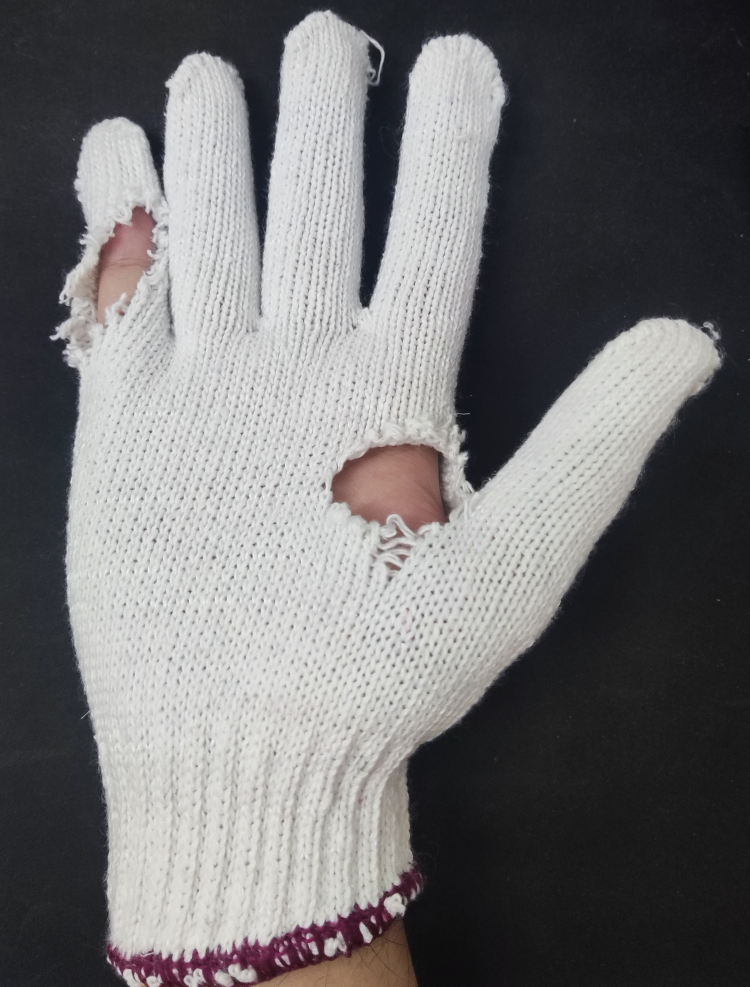
%> input picture Cotton/cotton_pic/Hole_3.jpg, 2250 x 2959 px (shown at 1/3 size)
$ octave --eval "CottonHolesDefectDetector(imread('cotton_pic/Hole_3.jpg'));"   (GNU Octave 9; MATLAB toolbox functions it lacks are replaced by stand-ins)
%> lines starting %> are read from the running program, lines starting %| are printed output that depends on the picture; in (x1, y1, x2, y2) boxes, pixels count from 0 and x2, y2 are one past the last pixel; in counts of white or black regions, pixels touching at a corner belong together; the program's own positions count from 1
function  CottonHolesDefectDetector(image)
    % Convert image to grayscale
    gray_img = rgb2gray(image);
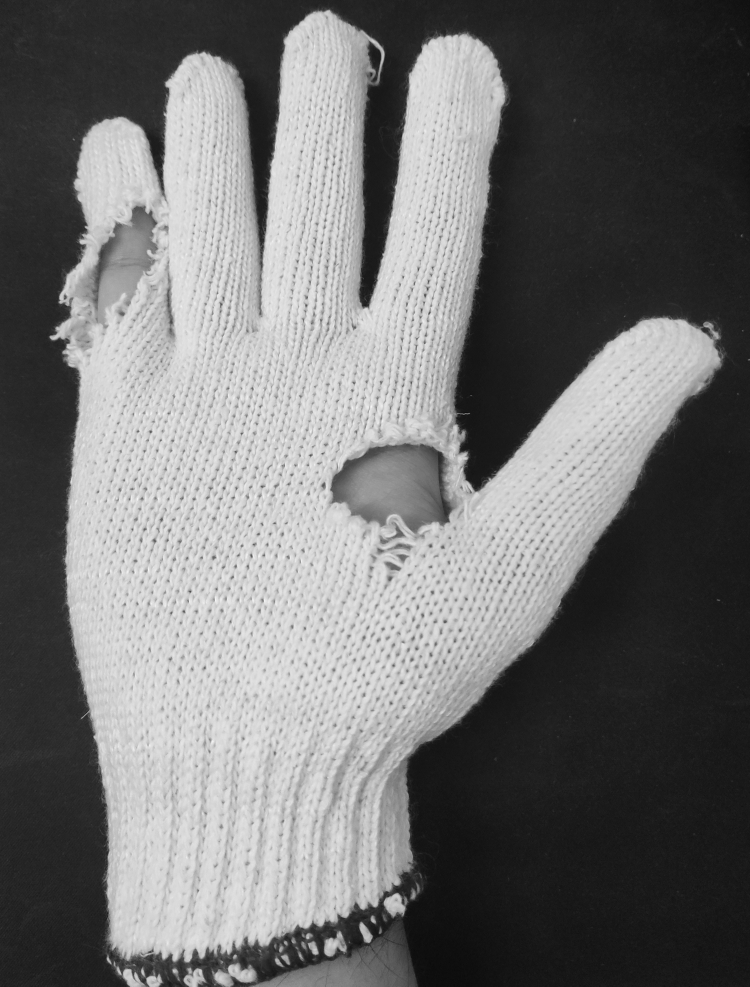
%> gray_img: size 2959x2250 uint8 (shown at 1/3 size); min 6, max 252, mean 113.6

    % Noise Reduction: Apply Gaussian blur
    blurred_image = imgaussfilt(gray_img, 8);

    % Binarize the image
    bwImg = imbinarize(blurred_image, 0.6);
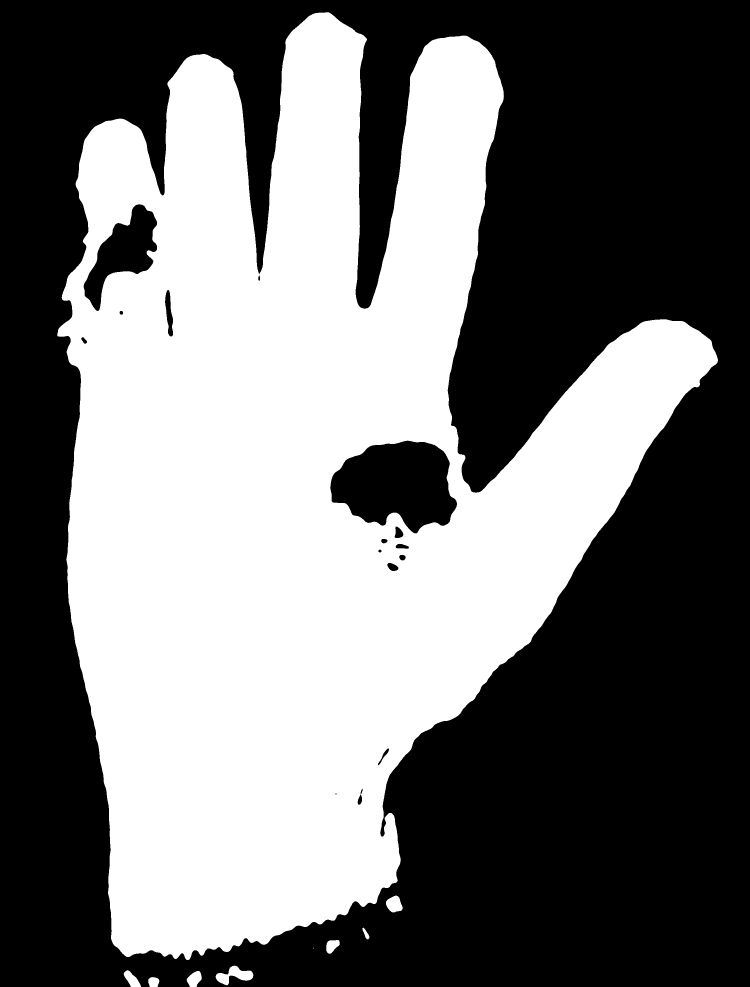
%> bwImg: size 2959x2250 logical (shown at 1/3 size); 45.2% white; 9 white regions (1 under 20 px), largest, box (x1, y1, x2, y2) and area: (172, 37, 2154, 2880) 2997200, (647, 2897, 760, 2956) 3153, (1158, 2687, 1208, 2737) 1802

    % Fill any holes in the binary image
    filledImg = imfill(bwImg, 'holes');
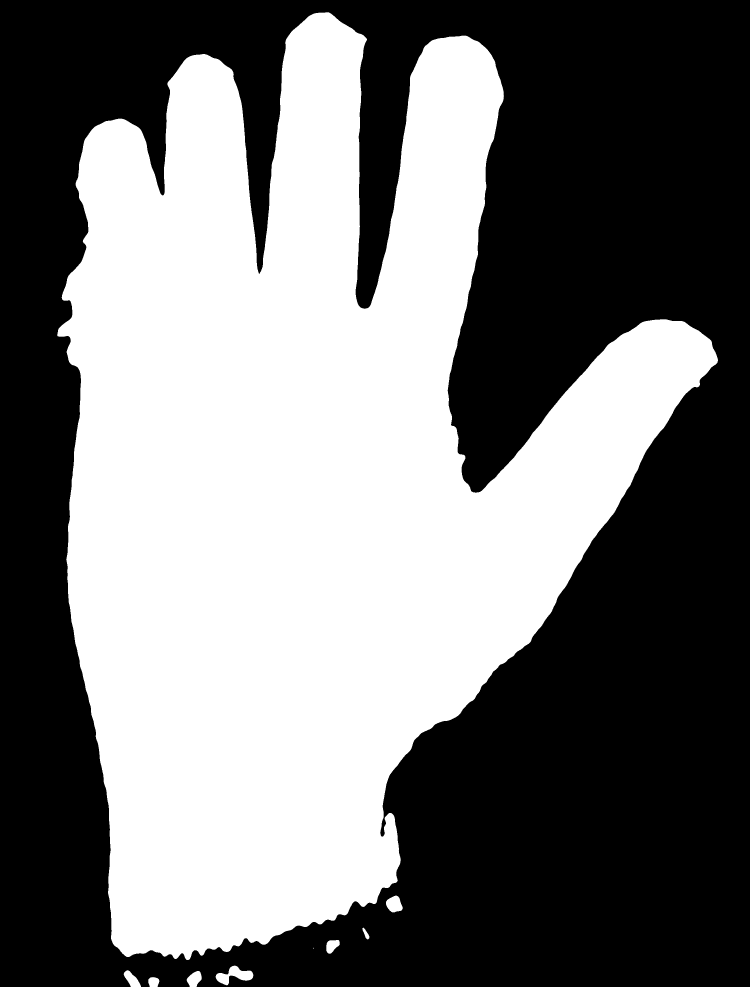
%> filledImg: size 2959x2250 logical (shown at 1/3 size); 46.8% white; 9 white regions (1 under 20 px), largest, box (x1, y1, x2, y2) and area: (172, 37, 2154, 2880) 3107066, (647, 2897, 760, 2956) 3153, (1158, 2687, 1208, 2737) 1802

    % Get the biggest object (Glove)
    H_filledMask = bwareafilt(filledImg, 1);
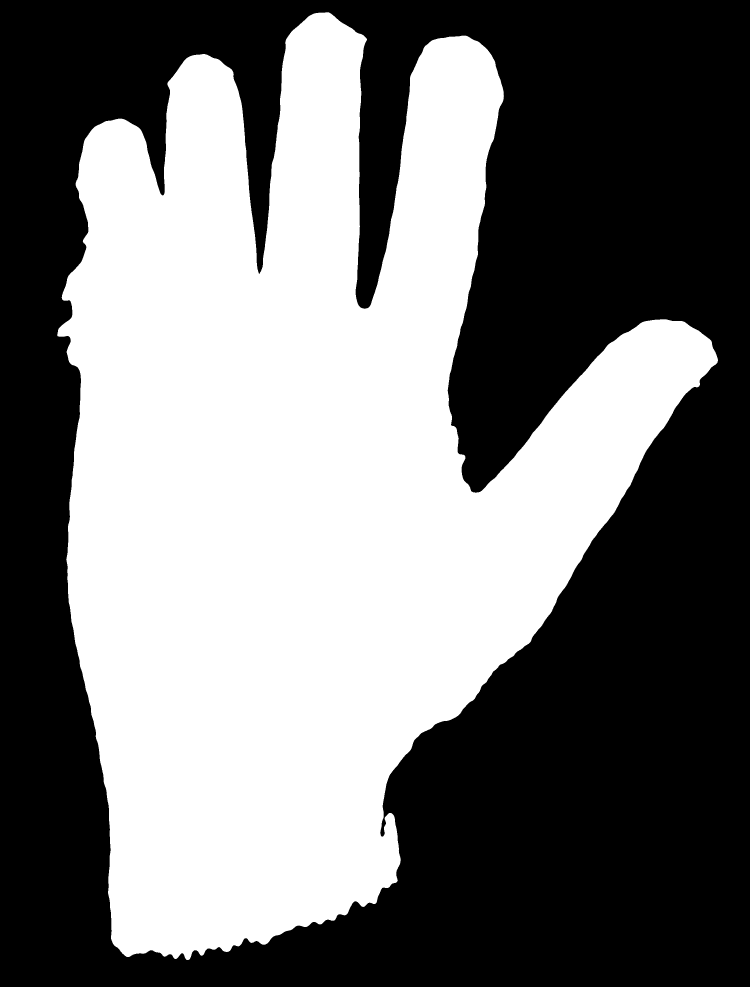
%> H_filledMask: size 2959x2250 logical (shown at 1/3 size); 46.7% white; 1 white region, box (x1, y1, x2, y2) and area: (172, 37, 2154, 2880) 3107066

    % Define structuring element for morphological operations
    nhood = ones(5);
    open = strel(nhood);

    % Smooth the binary image using morphological opening
    H_smoothMask = bwImg;
    for i = 1:10 % Perform multiple iterations of morphological opening
        H_smoothMask = imopen(H_smoothMask, open);
    end

    % Detect hole defects
    hole = imsubtract(H_filledMask, H_smoothMask);
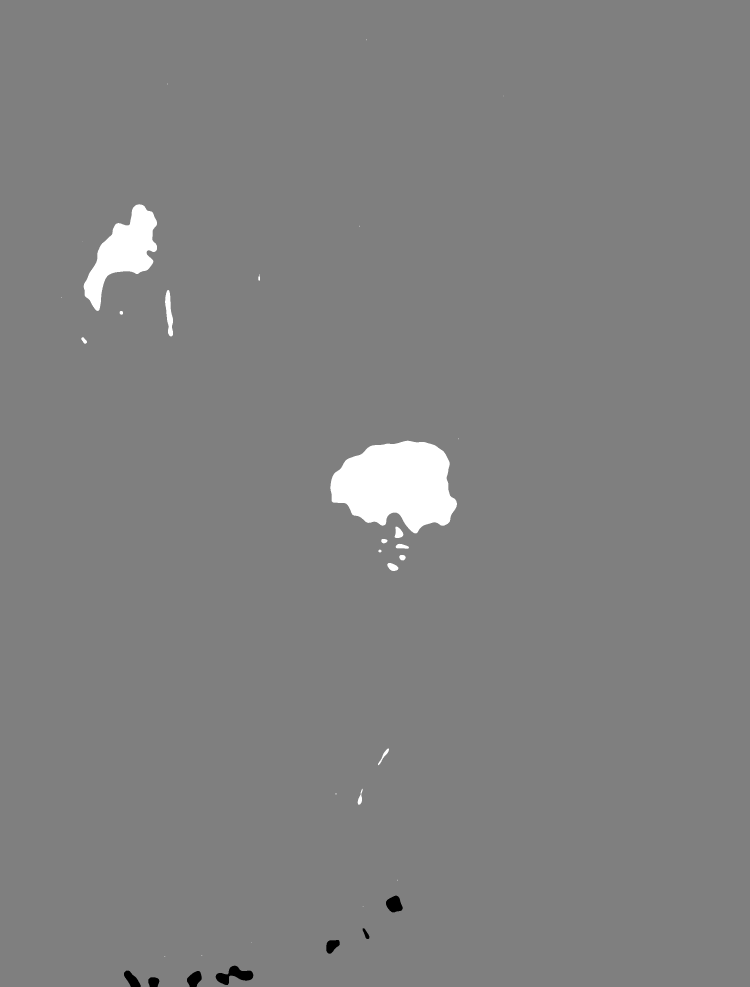
%> hole: size 2959x2250 double (shown at 1/3 size); min -1, max 1, mean 0.015; drawn with min black and max white
    hole = im2bw(hole);
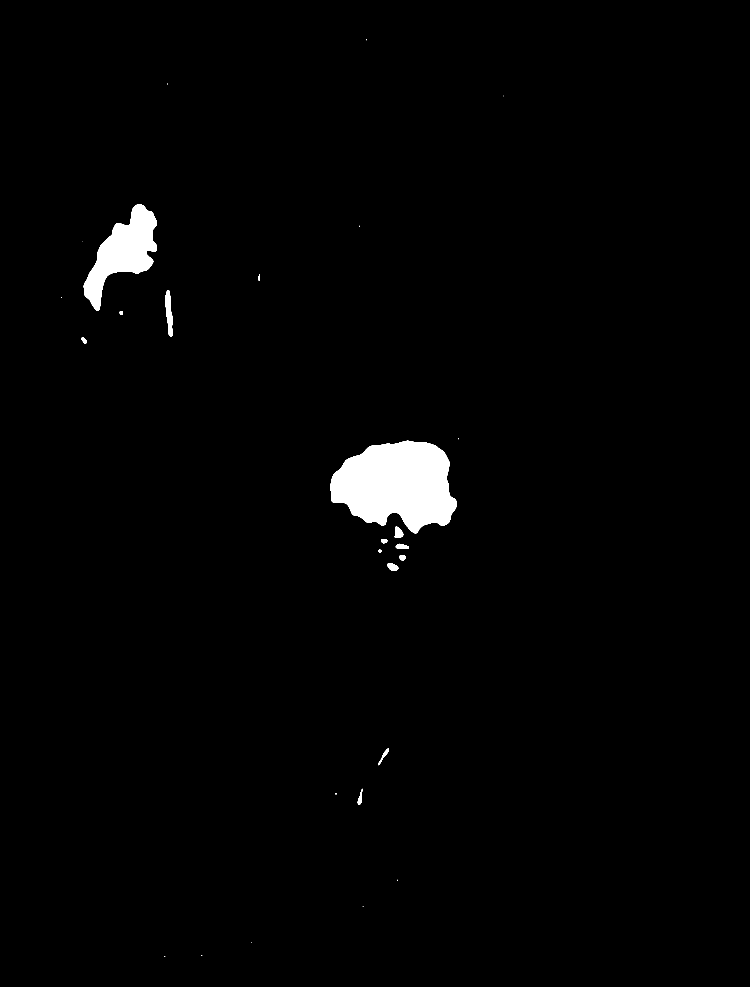
%> hole: size 2959x2250 logical (shown at 1/3 size); 1.7% white; 27 white regions (13 under 20 px), largest, box (x1, y1, x2, y2) and area: (991, 1322, 1371, 1600) 74419, (251, 613, 471, 933) 30410, (495, 870, 519, 1009) 1948
    SE1 = strel('square', 2);
    hole = imopen(hole, SE1);
%> hole: size 2959x2250 logical; 1.7% white; 15 white regions (1 under 20 px)
    save(fullfile(pwd, 'Cpic.mat'),'H_filledMask','H_smoothMask', 'hole');

    % Find the connected components in the hole mask
    holes_cc = bwconncomp(hole);
%> holes_cc = 15 connected components

    % Calculate the properties of connected components
    holes_props = regionprops(holes_cc, 'BoundingBox', 'Area');
%> holes_props = 15 regions; largest, box (x1, y1, x2, y2) and Area: (991, 1322, 1371, 1600) 74419, (251, 613, 471, 933) 30410, (495, 870, 519, 1009) 1948, (1184, 1580, 1210, 1614) 617, (1162, 1689, 1195, 1713) 547

    % Threshold for minimum area of detected hole (adjust as needed)
    min_hole_area = 2000;

    % Filter out small holes based on area threshold
    large_holes = holes_props([holes_props.Area] > min_hole_area);
%> large_holes = 2 regions; box (x1, y1, x2, y2) and Area: (991, 1322, 1371, 1600) 74419, (251, 613, 471, 933) 30410

    % Count the number of detected hole defects
    num_defects = numel(large_holes);
%> num_defects = 2
    save(fullfile(pwd, 'Cvariables.mat'), 'num_defects');
    % [12 lines of commented-out code are left out]
    save(fullfile(pwd, 'Choles.mat'), 'large_holes');
end

$ run again, on Cotton/cotton_pic/hole_1.jpg
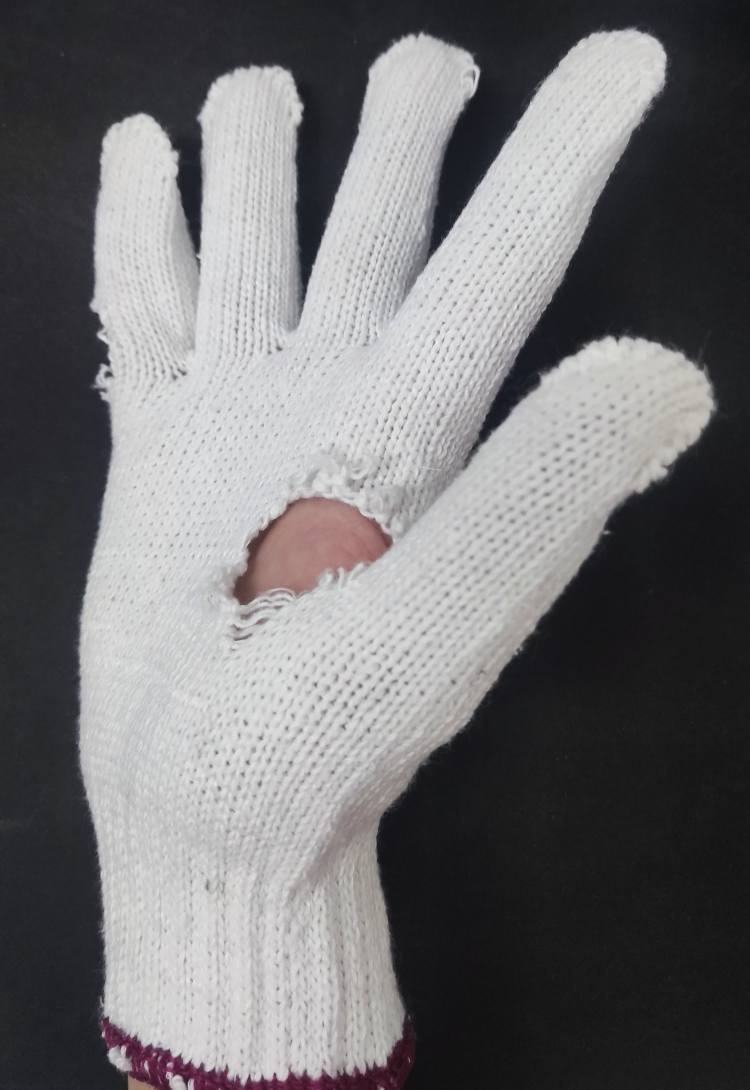
%> input picture Cotton/cotton_pic/hole_1.jpg, 2250 x 3268 px (shown at 1/3 size)
%> in CottonHolesDefectDetector, `bwImg = imbinarize(blurred_image, 0.6);`:
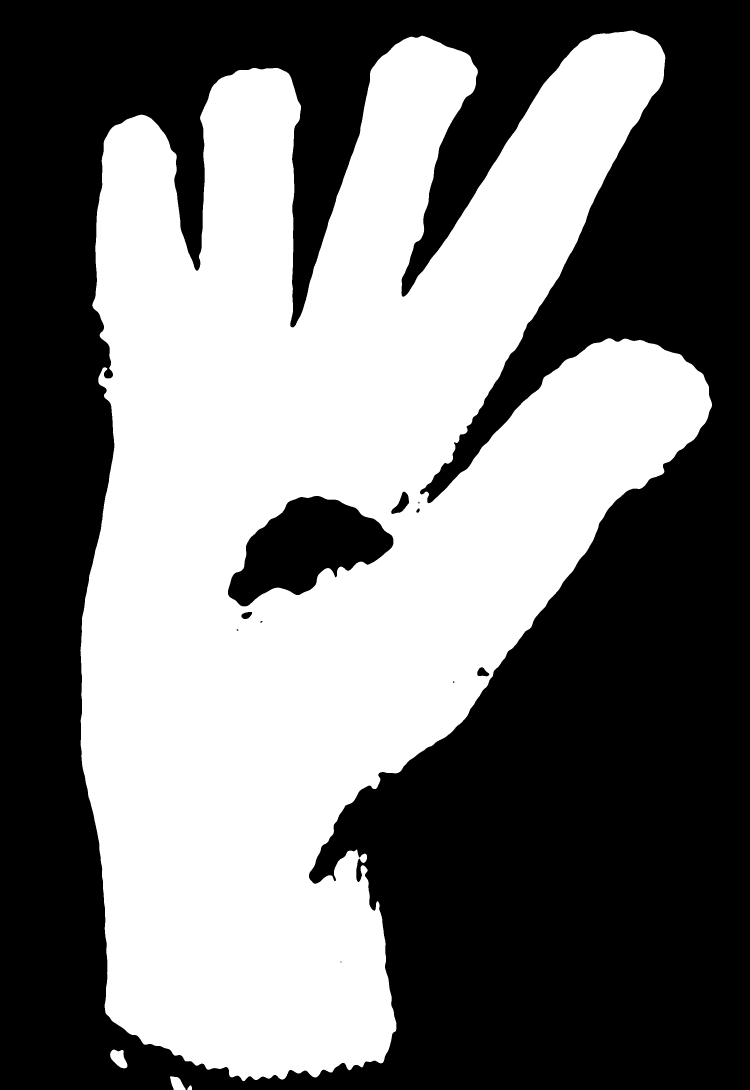
%> bwImg: size 3268x2250 logical (shown at 1/3 size); 46.4% white; 4 white regions, box (x1, y1, x2, y2) and area: (241, 92, 2136, 3244) 3411556, (330, 3149, 382, 3205) 1891, (510, 3229, 557, 3268) 1181, (562, 3256, 576, 3268) 114
%> H_filledMask: size 3268x2250 logical; 47.7% white; 1 white region, box (x1, y1, x2, y2) and area: (241, 92, 2136, 3244) 3506108
%> in CottonHolesDefectDetector, `hole = im2bw(hole);`:
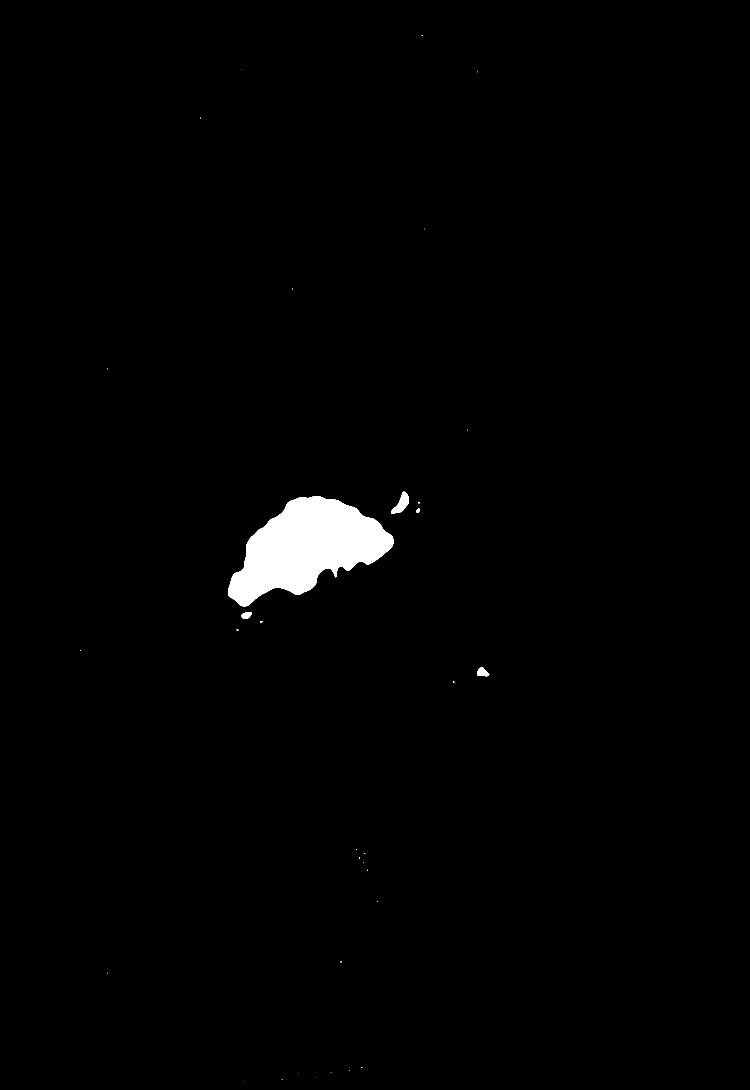
%> hole: size 3268x2250 logical (shown at 1/3 size); 1.3% white; 33 white regions (27 under 20 px), largest, box (x1, y1, x2, y2) and area: (684, 1488, 1180, 1819) 91580, (1174, 1475, 1227, 1542) 1673, (1432, 2002, 1468, 2029) 652, (724, 1836, 756, 1857) 480, (1249, 1525, 1259, 1538) 91, (781, 1863, 788, 1868) 24
%> holes_cc = 11 connected components
%> holes_props = 11 regions; largest, box (x1, y1, x2, y2) and Area: (684, 1488, 1180, 1819) 91580, (1174, 1475, 1227, 1542) 1673, (1432, 2002, 1468, 2029) 652, (724, 1836, 756, 1857) 480, (1249, 1526, 1259, 1538) 90
%> large_holes = 1 region; box (x1, y1, x2, y2) and Area: (684, 1488, 1180, 1819) 91580
%> num_defects = 1
